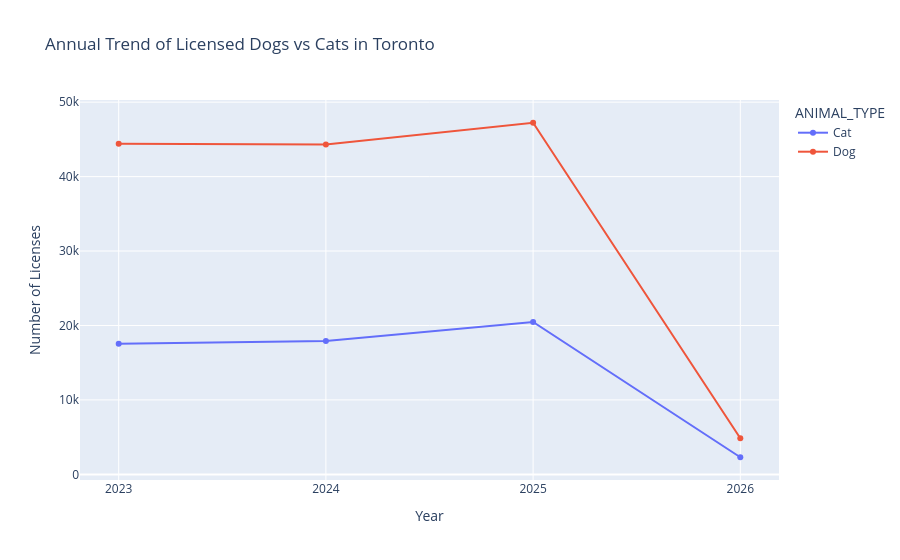

Here is the notebook cell this chart was saved with:
### Markdown cell above
# Visualization 1: Annual Trend of Dogs vs Cats

### Code cell
import pandas as pd
import plotly.express as px
import os

# Step 1: Load the CSV (make sure the file is in the same folder as this notebook)
df = pd.read_csv("Licensed_Dogs_and_Cats.csv")

# Step 2: Inspect data
print("First 5 rows of the dataset:")
print(df.head())

print("\nColumns in the dataset:")
print(df.columns)

# Step 3: Clean the data
# Strip spaces and make consistent case
df['ANIMAL_TYPE'] = df['ANIMAL_TYPE'].str.strip().str.title()  # e.g., 'dog' -> 'Dog'
df['PRIMARY_BREED'] = df['PRIMARY_BREED'].str.strip()

print("\nUnique animal types after cleaning:")
print(df['ANIMAL_TYPE'].unique())

# Step 4: Aggregate annual counts by animal type
annual_counts = df.groupby(['Year', 'ANIMAL_TYPE']).size().reset_index(name='Count')

# Convert Year to int
annual_counts['Year'] = annual_counts['Year'].astype(int)

# Step 5: Create line plot
fig = px.line(
    annual_counts,
    x='Year',
    y='Count',
    color='ANIMAL_TYPE',
    markers=True,
    title="Annual Trend of Licensed Dogs vs Cats in Toronto"
)

#  x-axis show only integer ticks
fig.update_xaxes(dtick=1)

fig.update_layout(
    xaxis_title="Year",
    yaxis_title="Number of Licenses"
)

# Step 6: Save figure directly in current working folder
fig.write_image("visualization 1.png")  # saved directly in 02_activities/assignments

# Step 7: Show the figure
fig.show()

### Figure 1 — Plotly figure (JSON) as saved in the notebook; plotly's stock layout.template omitted (floating-point values rounded to 4 significant figures)
{"data": [{"hovertemplate": "ANIMAL_TYPE=Cat<br>Year=%{x}<br>Count=%{y}<extra></extra>", "legendgroup": "Cat", "line": {"color": "#636efa", "dash": "solid"}, "marker": {"symbol": "circle"}, "mode": "lines+markers", "name": "Cat", "orientation": "v", "showlegend": true, "type": "scatter", "x": [2023, 2024, 2025, 2026], "xaxis": "x", "y": [17534, 17926, 20472, 2301], "yaxis": "y"}, {"hovertemplate": "ANIMAL_TYPE=Dog<br>Year=%{x}<br>Count=%{y}<extra></extra>", "legendgroup": "Dog", "line": {"color": "#EF553B", "dash": "solid"}, "marker": {"symbol": "circle"}, "mode": "lines+markers", "name": "Dog", "orientation": "v", "showlegend": true, "type": "scatter", "x": [2023, 2024, 2025, 2026], "xaxis": "x", "y": [44423, 44302, 47233, 4850], "yaxis": "y"}], "layout": {"legend": {"title": {"text": "ANIMAL_TYPE"}, "tracegroupgap": 0}, "title": {"text": "Annual Trend of Licensed Dogs vs Cats in Toronto"}, "xaxis": {"anchor": "y", "domain": [0, 1], "dtick": 1, "title": {"text": "Year"}}, "yaxis": {"anchor": "x", "domain": [0, 1], "title": {"text": "Number of Licenses"}}}}
